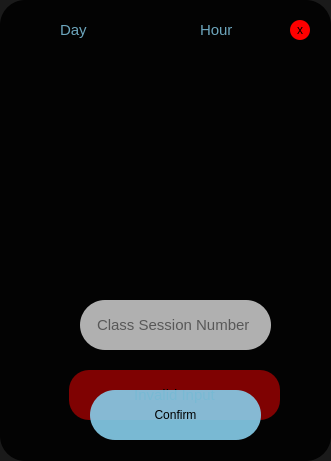
   <widget class="QWidget" name="BookClassTimeWidget" native="true">
    <property name="geometry">
     <rect>
      <x>610</x>
      <y>210</y>
      <width>331</width>
      <height>461</height>
     </rect>
    </property>
    <property name="styleSheet">
     <string notr="true">background: none;
background-color: rgba(0,0,0,0.9);
border-radius: 25px;</string>
    </property>
    <widget class="QPushButton" name="ExitBCTButton">
     <property name="geometry">
      <rect>
       <x>290</x>
       <y>20</y>
       <width>20</width>
       <height>20</height>
      </rect>
     </property>
     <property name="styleSheet">
      <string notr="true">QPushButton{
background: none;
background-color: rgb(255, 0, 0);
border-radius: 10px;
}
QPushButton:hover
{
border: 2px solid rgba(250, 250, 250,0.9);
}
</string>
     </property>
     <property name="text">
      <string>x</string>
     </property>
    </widget>
    <widget class="QLabel" name="ClassTimeMsgE">
     <property name="geometry">
      <rect>
       <x>69</x>
       <y>370</y>
       <width>211</width>
       <height>50</height>
      </rect>
     </property>
     <property name="styleSheet">
      <string notr="true">background: none;
font-size: 15px;
background-color: rgba(250, 0, 0, 0.5);
border-radius: 20px;</string>
     </property>
     <property name="text">
      <string>Invalid Input</string>
     </property>
     <property name="alignment">
      <set>Qt::AlignmentFlag::AlignCenter</set>
     </property>
    </widget>
    <widget class="QTextEdit" name="ClassDayTxtBox">
     <property name="geometry">
      <rect>
       <x>40</x>
       <y>60</y>
       <width>121</width>
       <height>201</height>
      </rect>
     </property>
     <property name="styleSheet">
      <string notr="true">color: rgba(250,250,250,0.7);
font-size:15px;
background-color: rgba(0,0,0,0.0);</string>
     </property>
     <property name="readOnly">
      <bool>true</bool>
     </property>
     <property name="html">
      <string>&lt;!DOCTYPE HTML PUBLIC &quot;-//W3C//DTD HTML 4.0//EN&quot; &quot;http://www.w3.org/TR/REC-html40/strict.dtd&quot;&gt;
&lt;html&gt;&lt;head&gt;&lt;meta name=&quot;qrichtext&quot; content=&quot;1&quot; /&gt;&lt;meta charset=&quot;utf-8&quot; /&gt;&lt;style type=&quot;text/css&quot;&gt;
p, li { white-space: pre-wrap; }
hr { height: 1px; border-width: 0; }
li.unchecked::marker { content: &quot;\2610&quot;; }
li.checked::marker { content: &quot;\2612&quot;; }
&lt;/style&gt;&lt;/head&gt;&lt;body style=&quot; font-family:'Segoe UI'; font-size:15px; font-weight:400; font-style:normal;&quot;&gt;
&lt;p style=&quot;-qt-paragraph-type:empty; margin-top:0px; margin-bottom:0px; margin-left:0px; margin-right:0px; -qt-block-indent:0; text-indent:0px;&quot;&gt;&lt;br /&gt;&lt;/p&gt;&lt;/body&gt;&lt;/html&gt;</string>
     </property>
    </widget>
    <widget class="QPushButton" name="VCSTConfirmButton">
     <property name="geometry">
      <rect>
       <x>90</x>
       <y>390</y>
       <width>171</width>
       <height>50</height>
      </rect>
     </property>
     <property name="styleSheet">
      <string notr="true">QPushButton
{
background: none;
background-color: rgba(135, 206, 235,0.9);
color: black;
border-radius: 25px;
}
QPushButton:hover
{
border: 3px solid rgba(135, 206, 235,0.9);
background-color: rgba(250, 250, 250,0.8);
}</string>
     </property>
     <property name="text">
      <string>Confirm</string>
     </property>
    </widget>
    <widget class="QLineEdit" name="CSNTxtBox">
     <property name="geometry">
      <rect>
       <x>80</x>
       <y>300</y>
       <width>191</width>
       <height>50</height>
      </rect>
     </property>
     <property name="styleSheet">
      <string notr="true">background: none;
background-color: rgba(250,250,250,0.7);
padding-left: 15px;
font-size: 15px;
color: black;
border-color:  rgba(135, 206, 235,0.8);</string>
     </property>
     <property name="text">
      <string/>
     </property>
     <property name="placeholderText">
      <string>Class Session Number</string>
     </property>
    </widget>
    <widget class="QLabel" name="label_19">
     <property name="geometry">
      <rect>
       <x>200</x>
       <y>20</y>
       <width>41</width>
       <height>20</height>
      </rect>
     </property>
     <property name="font">
      <font>
       <pointsize>11</pointsize>
      </font>
     </property>
     <property name="styleSheet">
      <string notr="true">background: none;
color: rgba(135, 206, 235,0.8)</string>
     </property>
     <property name="text">
      <string>Hour</string>
     </property>
    </widget>
    <widget class="QLabel" name="label_20">
     <property name="geometry">
      <rect>
       <x>60</x>
       <y>20</y>
       <width>41</width>
       <height>20</height>
      </rect>
     </property>
     <property name="font">
      <font>
       <pointsize>11</pointsize>
      </font>
     </property>
     <property name="styleSheet">
      <string notr="true">background: none;
color: rgba(135, 206, 235,0.8)</string>
     </property>
     <property name="text">
      <string>Day</string>
     </property>
    </widget>
    <widget class="QTextEdit" name="ClassTimeTxtBox">
     <property name="geometry">
      <rect>
       <x>180</x>
       <y>60</y>
       <width>101</width>
       <height>201</height>
      </rect>
     </property>
     <property name="styleSheet">
      <string notr="true">color: rgba(250,250,250,0.7);
font-size:15px;
background-color: rgba(0,0,0,0.0);</string>
     </property>
     <property name="readOnly">
      <bool>true</bool>
     </property>
     <property name="html">
      <string>&lt;!DOCTYPE HTML PUBLIC &quot;-//W3C//DTD HTML 4.0//EN&quot; &quot;http://www.w3.org/TR/REC-html40/strict.dtd&quot;&gt;
&lt;html&gt;&lt;head&gt;&lt;meta name=&quot;qrichtext&quot; content=&quot;1&quot; /&gt;&lt;meta charset=&quot;utf-8&quot; /&gt;&lt;style type=&quot;text/css&quot;&gt;
p, li { white-space: pre-wrap; }
hr { height: 1px; border-width: 0; }
li.unchecked::marker { content: &quot;\2610&quot;; }
li.checked::marker { content: &quot;\2612&quot;; }
&lt;/style&gt;&lt;/head&gt;&lt;body style=&quot; font-family:'Segoe UI'; font-size:15px; font-weight:400; font-style:normal;&quot;&gt;
&lt;p style=&quot;-qt-paragraph-type:empty; margin-top:0px; margin-bottom:0px; margin-left:0px; margin-right:0px; -qt-block-indent:0; text-indent:0px;&quot;&gt;&lt;br /&gt;&lt;/p&gt;&lt;/body&gt;&lt;/html&gt;</string>
     </property>
    </widget>
   </widget>
